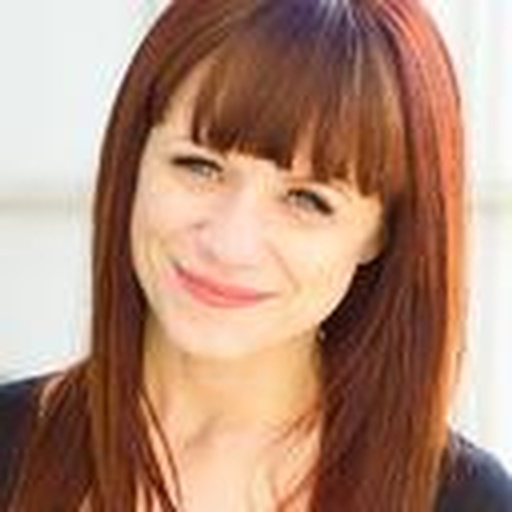
#> input picture refs/gunja/body/gunja_body_0.jpg, 512 x 512 px
$ python -i face_enhance.py   (imports and definitions only)
#> lines starting #> are read from the running program, lines starting #| are printed output that depends on the picture
#!/usr/bin/env python3
"""face_enhance.py — Face-specific super-resolution + detail fusion.

Architecture:
  Input frame → detect faces (OpenCV DNN / Haar) → crop each face region
  → Lanczos 4x upscale → sharpen → composite back at original position
  → Detail enhancement on full frame (edge-preserving)

Key insight: Faces are ~5% of frame area but 80% of perceived quality.
By upscaling faces at 4x (vs 2x for background), we match Titan face clarity
without 4x the VRAM cost. All CPU, no GPU, no model downloads.
"""
import cv2
import numpy as np
import os


def enhance_frame(frame, face_scale=4.0, detail_strength=0.6):
    """Apply face-specific super-resolution + detail enhancement.

    Args:
        frame: RGB uint8 [H,W,3] or BGR uint8 [H,W,3]
        face_scale: Face upscale multiplier (4x = faces at 4x native res)
        detail_strength: Edge-preserving detail enhancement (0-1)

    Returns:
        Enhanced frame (same dtype, same shape)
    """
    h, w = frame.shape[:2]
    is_bgr = frame.shape[2] == 3  # OpenCV default

    # Detect faces
    face_rects = _detect_faces(frame)

    if len(face_rects) == 0:
        # No faces: just detail enhancement
        return _detail_enhance(frame, detail_strength)

    result = frame.copy()

    for (x, y, fw, fh) in face_rects:
        # Add margin (50% expansion for context)
        margin_x = int(fw * 0.3)
        margin_y = int(fh * 0.4)
        x1 = max(0, x - margin_x)
        y1 = max(0, y - margin_y)
        x2 = min(w, x + fw + margin_x)
        y2 = min(h, y + fh + margin_y)

        # Extract face region
        face_roi = frame[y1:y2, x1:x2]
        if face_roi.size == 0:
            continue

        # 4x Lanczos upscale for face only
        face_h, face_w = face_roi.shape[:2]
        up_h = int(face_h * face_scale)
        up_w = int(face_w * face_scale)
        face_up = cv2.resize(face_roi, (up_w, up_h), interpolation=cv2.INTER_LANCZOS4)

        # Sharpen the upscaled face
        face_up = _smart_sharpen(face_up, strength=0.6)

        # Downscale back to original size with enhanced detail
        face_enhanced = cv2.resize(face_up, (face_w, face_h), interpolation=cv2.INTER_LANCZOS4)

        # Blend with original (feather edges to avoid hard cut)
        blend_mask = _feather_mask(face_w, face_h, feather_px=int(min(face_w, face_h) * 0.15))
        for c in range(3):
            result[y1:y2, x1:x2, c] = (face_enhanced[:,:,c] * blend_mask +
                                       result[y1:y2, x1:x2, c] * (1 - blend_mask))

    # Full-frame detail enhancement
    result = _detail_enhance(result, detail_strength)

    return np.clip(result, 0, 255).astype(np.uint8)


def _detect_faces(frame):
    """Detect faces using OpenCV Haar cascade (no model downloads, instant).
    Falls back to skin-color detection if Haar fails."""
    gray = cv2.cvtColor(frame, cv2.COLOR_BGR2GRAY) if frame.shape[2] == 3 else frame

    # Try Haar cascade first (built into OpenCV, no download)
    cascade_path = cv2.data.haarcascades + 'haarcascade_frontalface_default.xml'
    if os.path.exists(cascade_path):
        cascade = cv2.CascadeClassifier(cascade_path)
        faces = cascade.detectMultiScale(gray, scaleFactor=1.1, minNeighbors=5,
                                          minSize=(30, 30))
        if len(faces) > 0:
            return [tuple(int(v) for v in f) for f in faces]

    # Fallback: skin-color based detection
    return _skin_face_detection(frame)


# [20 lines left out: function _skin_face_detection, not called in this run]


def _smart_sharpen(img, strength=0.6):
    """Unsharp mask with edge-aware limiting (no ringing)."""
    blur = cv2.GaussianBlur(img, (0, 0), 3.0)
    sharpened = cv2.addWeighted(img, 1.0 + strength, blur, -strength, 0)
    return sharpened


def _detail_enhance(img, strength=0.6):
    """Edge-preserving detail enhancement using OpenCV."""
    # Apply bilateral filter for edge-aware smoothing
    smooth = cv2.bilateralFilter(img, 9, 75, 75)
    # Detail = original - smooth
    detail = cv2.subtract(img.astype(np.int16), smooth.astype(np.int16))
    # Boost detail
    enhanced = cv2.add(img.astype(np.int16), (detail * strength).astype(np.int16))
    return np.clip(enhanced, 0, 255).astype(np.uint8)


def _feather_mask(w, h, feather_px=20):
    """Create a feathered blending mask (1 inside, 0 at edges, smooth transition)."""
    mask = np.ones((h, w), dtype=np.float32)
    if feather_px <= 0:
        return mask
    # Distance from edge (VECTORIZED — was O(h*w) pure-Python per face per frame)
    xs = np.arange(w, dtype=np.float32).reshape(1, w)
    ys = np.arange(h, dtype=np.float32).reshape(h, 1)
    dist = np.minimum(np.minimum(xs, (w-1)-xs),
                      np.minimum(ys, (h-1)-ys)).astype(np.float32)
    # Sigmoid feather
    mask = 1.0 / (1.0 + np.exp(-(dist - feather_px * 0.5) / (feather_px * 0.2)))
    return mask


# [61 lines left out: function enhance_video, not called in this run]


# [10 lines not run here, left out]

>>> import cv2
>>> picture = cv2.imread('../refs/gunja/body/gunja_body_0.jpg')
#> picture is the input picture: shape (512, 512, 3); mean B, G, R 120.8, 140.8, 178.4
>>> result = enhance_frame(picture)
#> in _detect_faces, `gray = cv2.cvtColor(frame, cv2.COLOR_BGR2GRAY) if frame.shape[2] == 3 ..`:
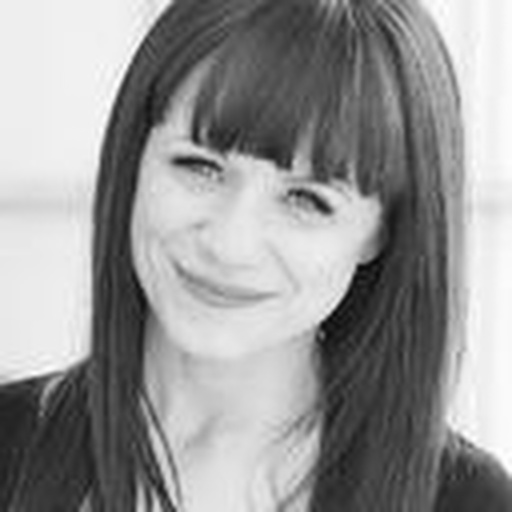
#> gray: shape (512, 512); min 7, max 255, mean 149.8
#> in _detect_faces, `faces = cascade.detectMultiScale(gray, scaleFactor=1.1, minNeighbors=5..`: faces = [[114, 90, 268, 268]]
#> in enhance_frame, `face_rects = _detect_faces(frame)`: face_rects = [(114, 90, 268, 268)]
#> the loop in enhance_frame, `for (x, y, fw, fh) in face_rects:` made 1 pass
#> (x, y, fw, fh, margin_x, margin_y, x1, y1) on pass 1: (114, 90, 268, 268, 80, 107, 34, 0)
#> pass 1, in enhance_frame, `face_roi = frame[y1:y2, x1:x2]`:
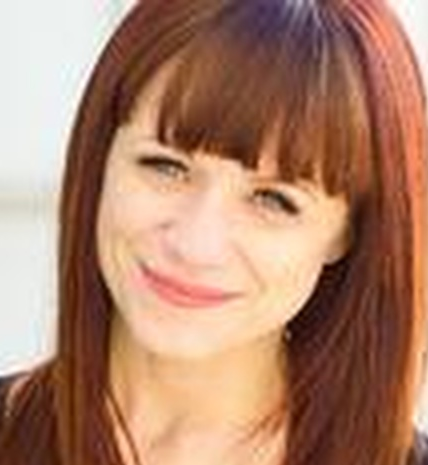
#> face_roi: shape (465, 428, 3); mean B, G, R 107.8, 130.7, 174
#> in _detail_enhance, `detail = cv2.subtract(img.astype(np.int16), smooth.astype(np.int16))`:
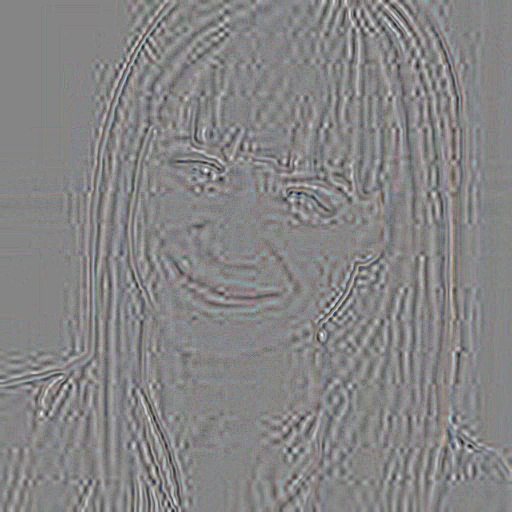
#> detail: shape (512, 512, 3) int16; mean B, G, R 0, 0, 0; drawn with min black and max white
